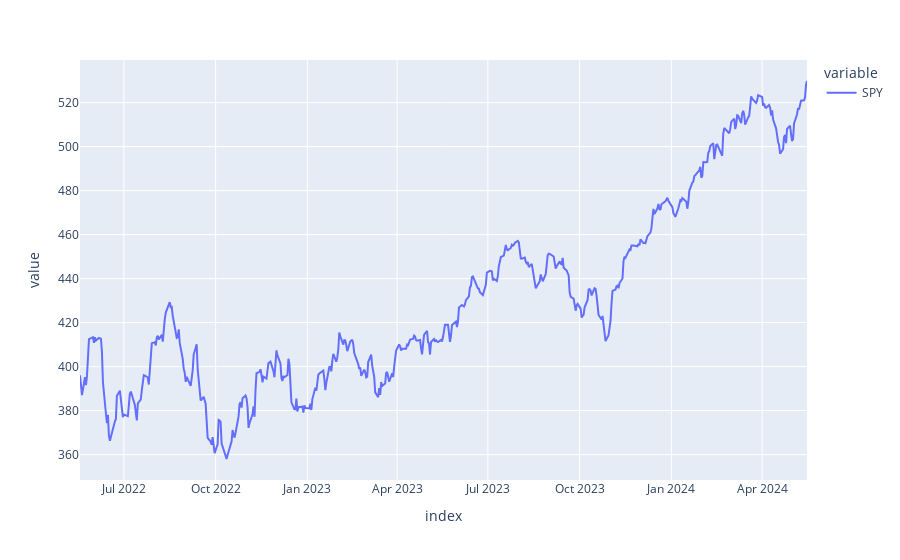

Source (notebook cell):
### Code cell
px.line(data_frame=df_sector_vwap['SPY'].loc['2022-02-15 04:00:00':])

### Figure 1 — Plotly figure (JSON) as saved in the notebook; plotly's stock layout.template omitted (floating-point values rounded to 4 significant figures; data arrays with more than 128 entries replaced by an {"elided": "..."} marker saying what was removed)
{"data": [{"hovertemplate": "variable=SPY<br>index=%{x}<br>value=%{y}<extra></extra>", "legendgroup": "SPY", "line": {"color": "#636efa", "dash": "solid"}, "marker": {"symbol": "circle"}, "mode": "lines", "name": "SPY", "orientation": "v", "showlegend": true, "type": "scatter", "x": {"elided": "502 str values"}, "xaxis": "x", "y": {"elided": "502 float values"}, "yaxis": "y"}], "layout": {"legend": {"title": {"text": "variable"}, "tracegroupgap": 0}, "margin": {"t": 60}, "xaxis": {"anchor": "y", "domain": [0, 1], "title": {"text": "index"}}, "yaxis": {"anchor": "x", "domain": [0, 1], "title": {"text": "value"}}}}
